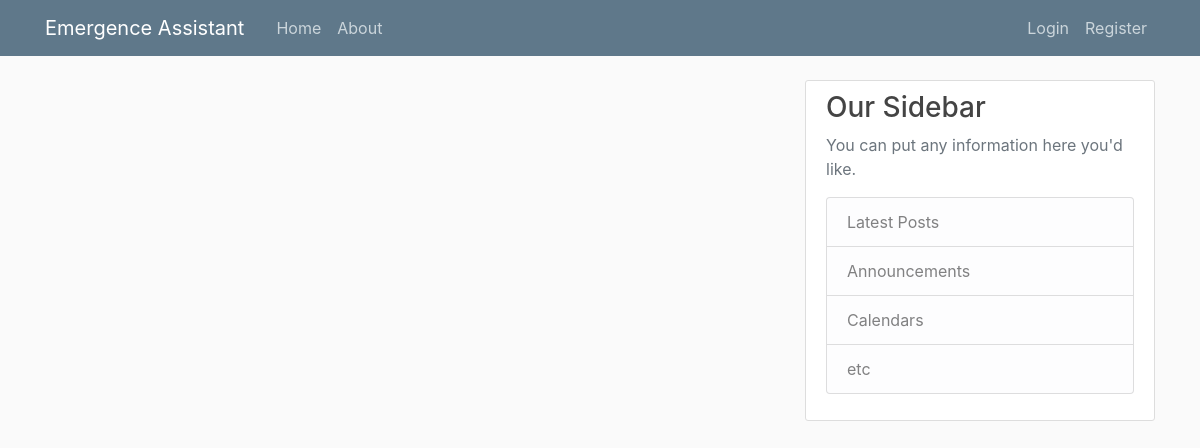
Page /home on the earlier database version.
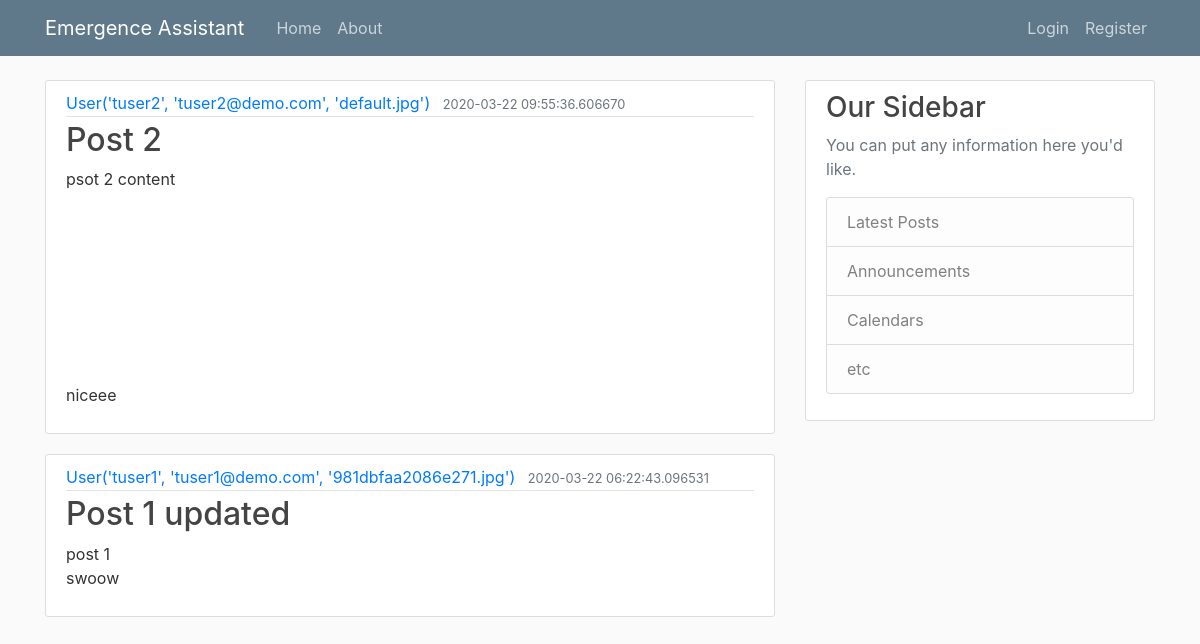
Same page on the later database version.
### emergencyassistant/models.py (models this page shows, shortened)
class Post(db.Model):
    id = db.Column(db.Integer, primary_key=True)
    title = db.Column(db.String(100), nullable=False)
    date_posted = db.Column(db.DateTime, nullable=False, default=datetime.utcnow)
    content = db.Column(db.Text, nullable=False)
    user_id = db.Column(db.Integer, db.ForeignKey('user.id'), nullable=False)

class User(db.Model,UserMixin):
    id = db.Column(db.Integer, primary_key=True)
    username = db.Column(db.String(20), unique=True, nullable=False)
    email = db.Column(db.String(120), unique=True, nullable=False)
    image_file = db.Column(db.String(20), nullable=False, default='default.jpg')
    password = db.Column(db.String(60), nullable=False)
    posts = db.relationship('Post', backref='author', lazy=True)
    def __repr__(self):
        return f"User('{self.username}', '{self.email}', '{self.image_file}')"

### emergencyassistant/routes.py (the view)
@app.route("/")
@app.route("/home")
def home():
    page = request.args.get('page', 1, type = int)
    posts = Post.query.order_by(Post.date_posted.desc()).paginate(page=page, per_page = 5)
    return render_template('home.html', posts=posts)

### emergencyassistant/templates/home.html
{% extends "layout.html" %}
    {% block content %}
        {% for post in posts %}
        <article class="media content-section">
            <div class="media-body">
              <div class="article-metadata">
                <a class="mr-2" href="#">{{ post.author }}</a>
                <small class="text-muted">{{ post.date_posted }}</small>
              </div>
              <h2><a class="article-title" href="#">{{ post.title }}</a></h2>
              <p class="article-content">{{ post.content }}</p>
            </div>
          </article>
        {% endfor %}
    {% endblock content %}

Differences in the rows shown:
added Post: author "User('tuser2', 'tuser2@demo.com', 'default.jpg')", date_posted "2020-03-22 09:55:36.606670", title "Post 2", content "psot 2 content niceee"
added Post: author "User('tuser1', 'tuser1@demo.com', '981dbfaa2086e271.jpg')", date_posted "2020-03-22 06:22:43.096531", title "Post 1 updated", content "post 1 swoow"
